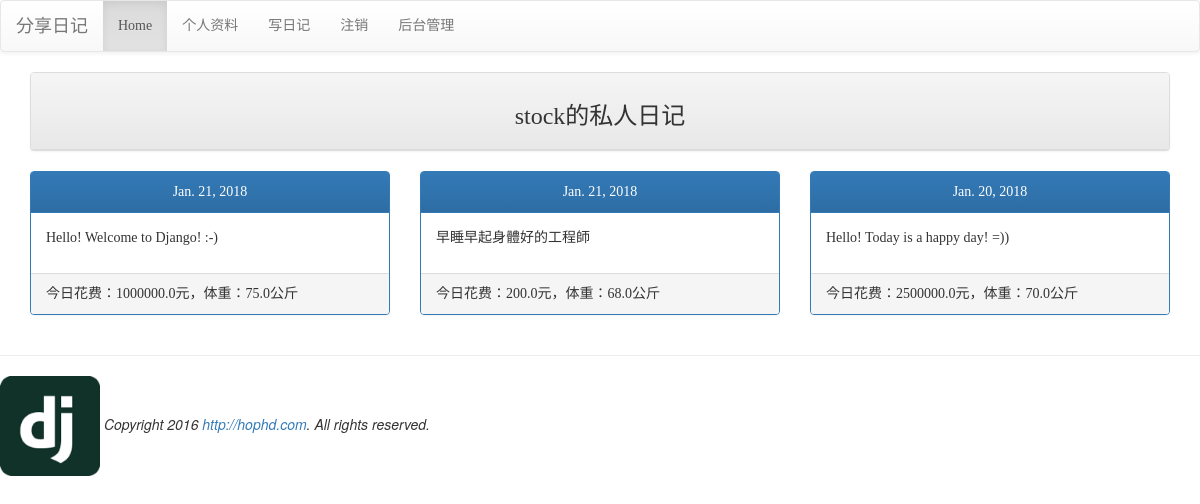
The app's page / (signed in) with its own data.
### mysite/models.py (models this page shows, shortened)
class Diary(models.Model):
    user = models.ForeignKey(User, on_delete=models.CASCADE)
    budget = models.FloatField(default=0)
    weight = models.FloatField(default=0)
    note = models.TextField()
    ddate = models.DateField()

### mysite/views.py (the view)
# urls.py: path('', views.index),
def index(request, pid=None, del_pass=None):
    if request.user.is_authenticated:
        username = request.user.username
        useremail = request.user.email
        try:
            user = models.User.objects.get(username=username)
            diaries = models.Diary.objects.filter(user=user).order_by('-ddate')
        except:
            pass
    messages.get_messages(request)
    return render(request, 'index.html', locals())

### mysite/templates/index.html (shortened to what this page needs)
{% extends "base.html" %}
{% block content %}
<div class='container'>
<div class='row'>
    <div class='col-md-12'>
        <div class='panel panel-default'>
            <div class='panel-heading' align=center>
                <h3>{{ username | default:"我"}}的私人日记</h3>
            </div>
        </div>
    </div>
</div>
    {% for diary in diaries %}
    {% cycle "<div class='row'>" "" "" %}
        <div class='col-md-4'>
            <div class='panel panel-primary'>
                <div class='panel-heading' align=center>
                    {{ diary.ddate }}
                </div>
                <div class='panel-body'>
                    {{ diary.note | linebreaks }}
                </div>
                <div class='panel-footer'>
                    今日花费：{{ diary.budget }}元，体重：{{ diary.weight }}公斤
                </div>
            </div>
        </div>
    {% cycle "" "" "</div>" %}
    {% empty %}
        <h3><em>登录网站才能够使用日记功能</em></h3>
    {% endfor %}
</div>
{% endblock %}

### mysite/templates/base.html (style rules this page uses)
h1, h2, h3, h4, h5, p, div { font-family: 微软雅黑; }

### records on screen
Diary: ddate "Jan. 21, 2018", note "Hello! Welcome to Django! :-)", budget "1000000.0", weight "75.0"
Diary: ddate "Jan. 21, 2018", note "早睡早起身體好的工程師", budget "200.0", weight "68.0"
Diary: ddate "Jan. 20, 2018", note "Hello! Today is a happy day! =))", budget "2500000.0", weight "70.0"

### other values on screen
{{ username | default:"我" }} "stock"
